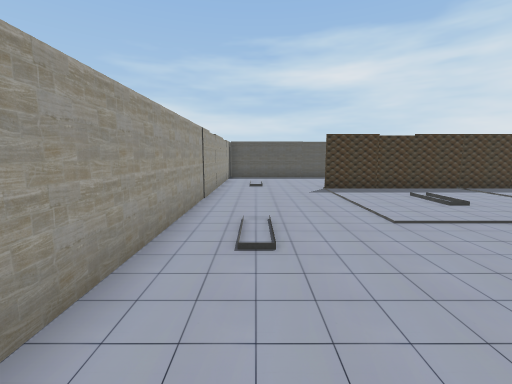
View 1 (above)

16 first-person views from a walk through a 3-D level made in the Unity game engine. The camera is 1.2 m above the floor, tilts 8° down and sees 90° across. The floor is counted in squares, 1 m on a side. Each view is taken from the middle of a square. On the plan, view 1 faces up. The plan holds only what a view shows up to about 12 squares ahead; the rest is blank. The place goes on beyond the plan. Door leaves are left out, so doorways stand open. Some surface patterns are stand-ins.

View 2
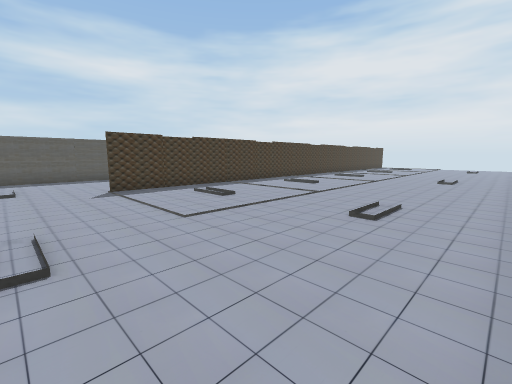

View 3
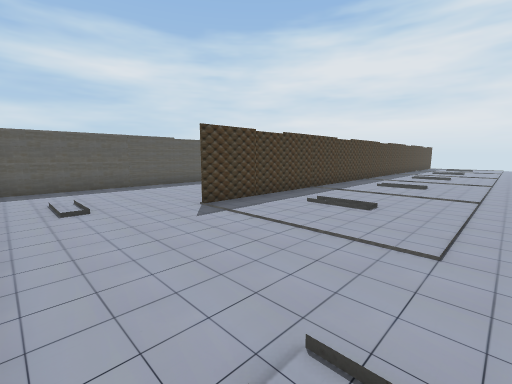

View 4
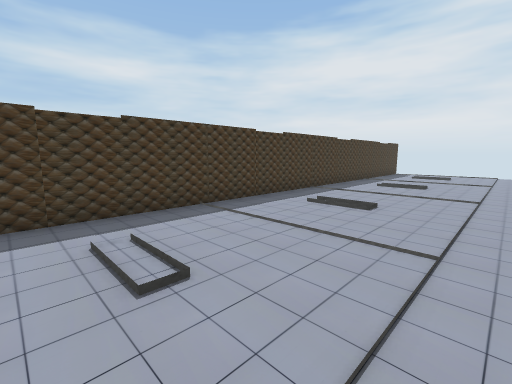

View 5
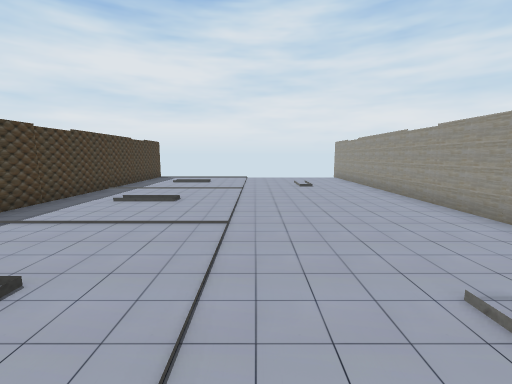

View 6
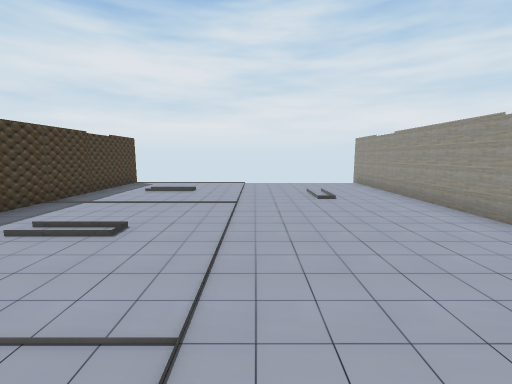

View 7
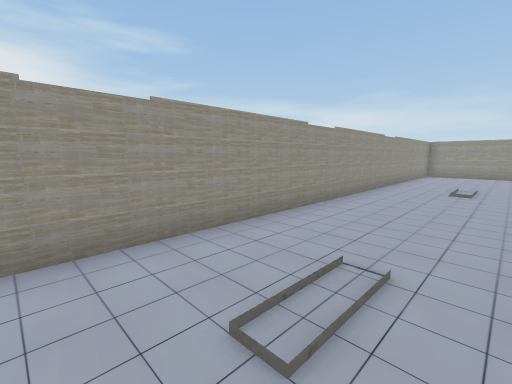

View 8
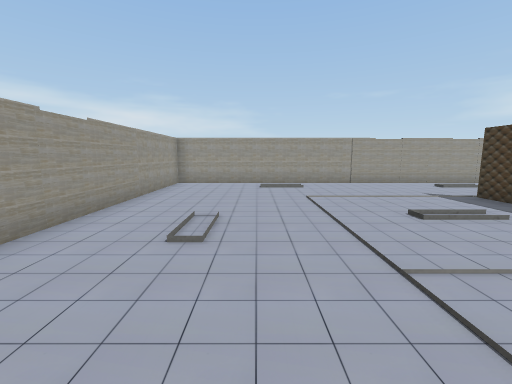

View 9
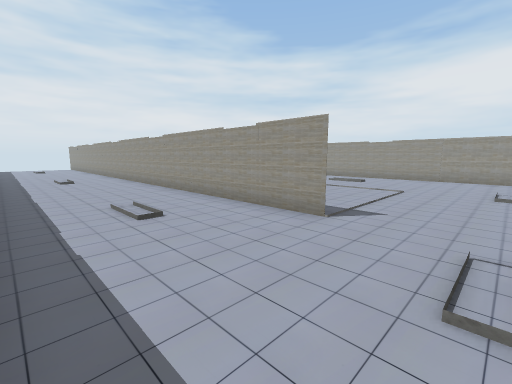

View 10
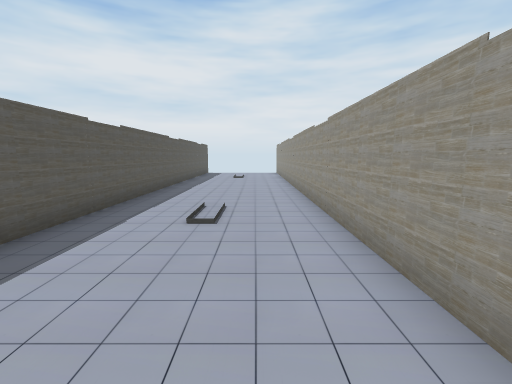

View 11
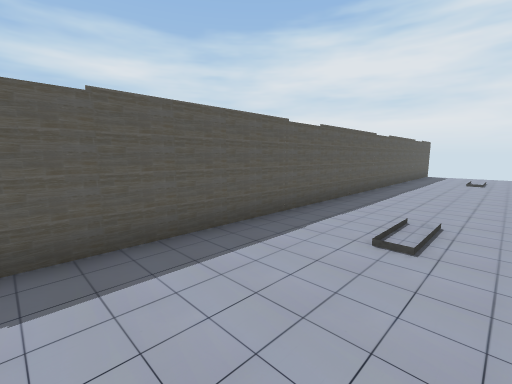

View 12
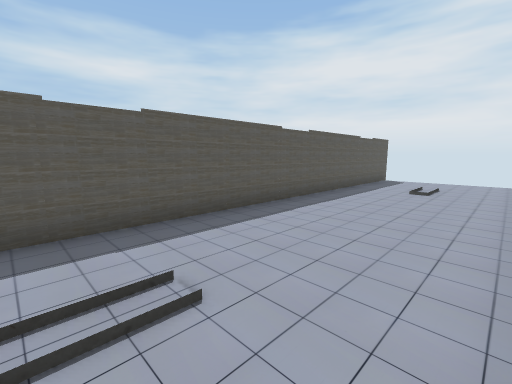

View 13
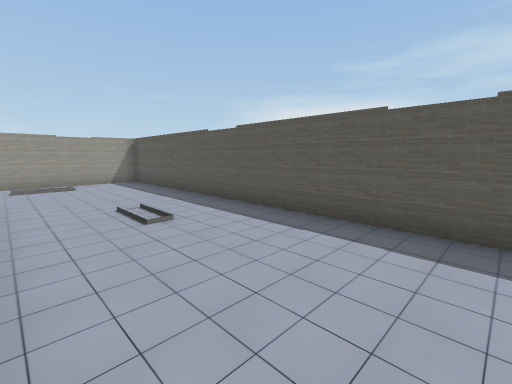

View 14
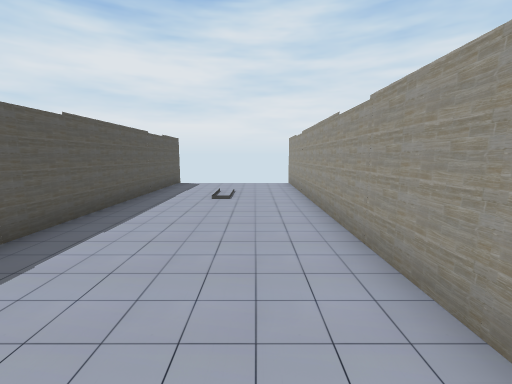

View 15
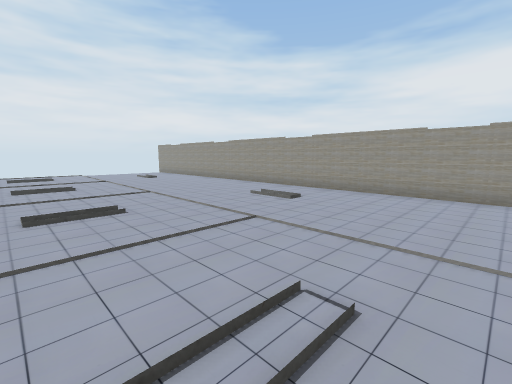

View 16
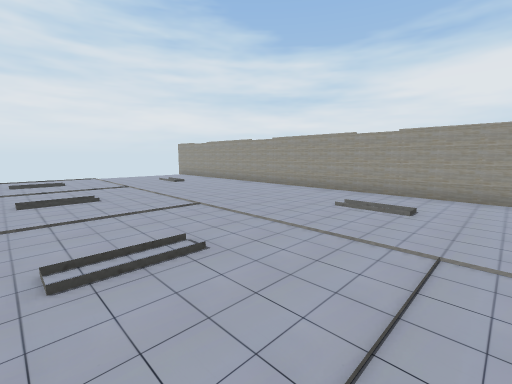

### Floor plan
Points are (right, up) in squares from view 1. A wall is a line through its corners. A room is listed if a view was taken in it or the views show most of it. See-through windows are left out.
Room 1 (views 1, 2, 3, 4, 5, 6, 7, 8, 9, 10, 11, 12, 13, 14, 15, 16)
walls: (27.9, 9.5) (2.5, 9.5) (27.8, 9.5); (27.9, 14.5) (-1.5, 14.5) (-1.5, -0.5) (27.9, -0.5)
ways out: open door at (-1.5, 9); open door at (-1.5, 12.5); open door at (5, -0.5); open door at (5, 9.5); open door at (5, 15); open door at (10, -0.5); open door at (10, 9.5); open door at (10, 15); open door at (15, -0.5); open door at (15, 9.5); open door at (15, 15); open door at (20, -0.5); open door at (20, 9.5); open door at (20, 15); open door at (25, -0.5); open door at (25, 9.5); open door at (25, 15)

Positions as (right, up) in squares from view 1, and headings:
1: (0, 0), facing up
2: (0, 0), facing up-right
3: (-1, 4), facing up-right
4: (9, 4), facing up-right
5: (13, 4), facing right
6: (16, 4), facing right
7: (16, 3), facing down-left
8: (10, 3), facing left
9: (0, 14), facing down-right
10: (9, 11), facing right
11: (10, 11), facing up-right
12: (14, 10), facing up-right
13: (11, 10), facing up-left
14: (16, 11), facing right
15: (9, 8), facing down-right
16: (12, 8), facing down-right
